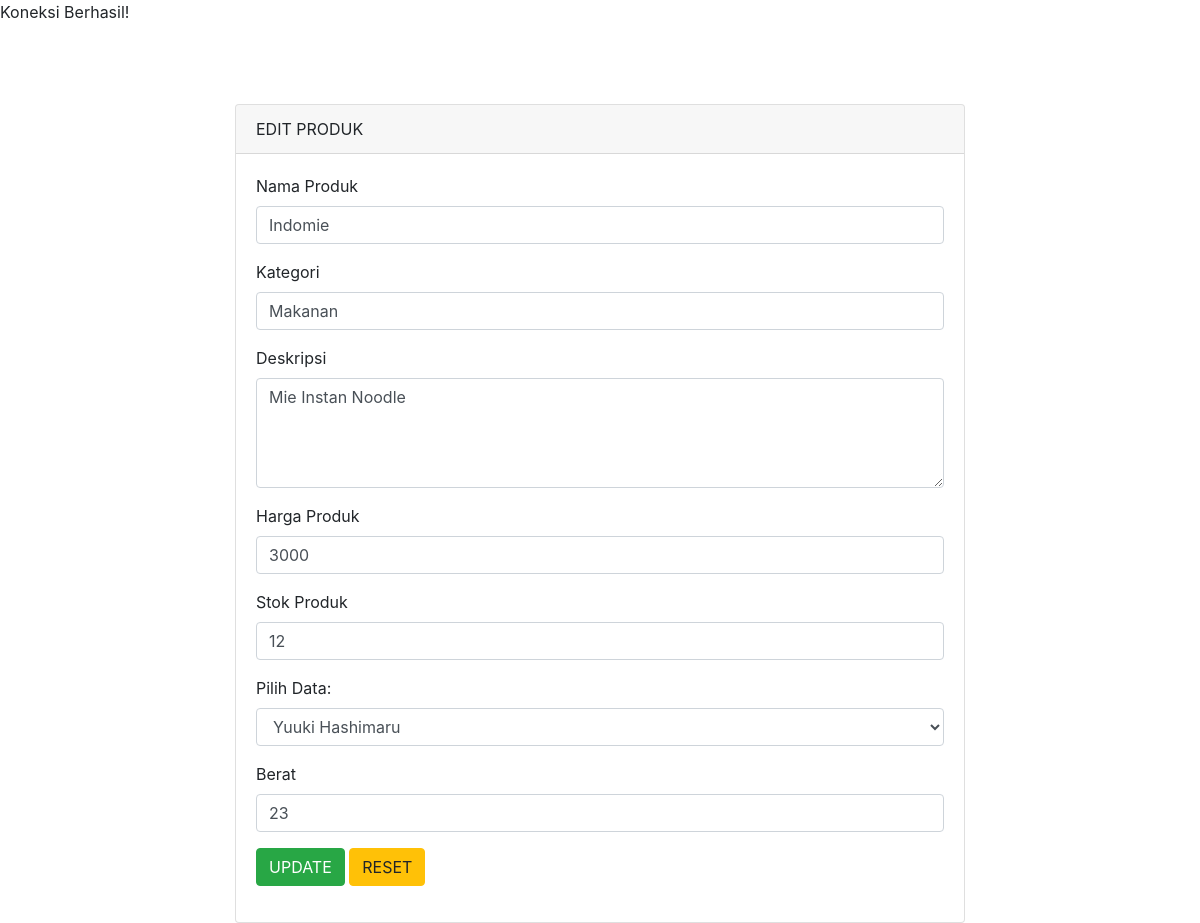
The page /edit-product.php?id=10 on the database its author committed.
### tables this page shows
CREATE TABLE `product` (
  `id` int NOT NULL AUTO_INCREMENT,
  `product_name` varchar(100) DEFAULT NULL,
  `category` varchar(100) DEFAULT NULL,
  `long_description` varchar(100) DEFAULT NULL,
  `stock` int DEFAULT NULL,
  `product_price` varchar(100) DEFAULT NULL,
  `supplier` varchar(255) DEFAULT NULL,
  `height` int DEFAULT NULL,
  PRIMARY KEY (`id`)
);

### edit-product.php (the view, shortened to what this page needs)
<?php
  include('koneksi.php');
  $id = $_GET['id'];
  $query = "SELECT * FROM product WHERE id = $id LIMIT 1";
  $result = mysqli_query($connection, $query);
  $row = mysqli_fetch_array($result);
  ?>
<!doctype html>
<html lang="en">
  <head>
    <link rel="stylesheet" href="https://stackpath.bootstrapcdn.com/bootstrap/4.4.1/css/bootstrap.min.css">
  </head>
  <body>
    <div class="container" style="margin-top: 80px">
      <div class="row">
        <div class="col-md-8 offset-md-2">
          <div class="card">
            <div class="card-header">
              EDIT PRODUK
            </div>
            <div class="card-body">
              <form action="update.php" method="POST">
                <div class="form-group">
                  <label>Nama Produk</label>
                  <input type="text" name="product_name" value="<?php echo $row['product_name'] ?>" placeholder="Masukkan Nama Produk" class="form-control">
                </div>
                <div class="form-group">
                  <label>Kategori</label>
                  <input type="text" name="category" value="<?php echo $row['category'] ?>" placeholder="Masukkan Kategori Produk" class="form-control">
                </div>
                <div class="form-group">
                  <label>Deskripsi</label>
                  <textarea type="text" class="form-control" name="long_description" placeholder="Masukkan Deskripsi Produk" rows="4"><?php echo $row['long_description'] ?></textarea>
                </div>
                <div class="form-group">
                  <label>Harga Produk</label>
                  <input class="form-control" name="product_price" placeholder="Masukkan Harga Produk" value="<?php echo $row['product_price'] ?>">
                </div>
                <div class="form-group">
                  <label>Stok Produk</label>
                  <input type="number" class="form-control" name="stock" placeholder="Masukkan stok Produk" value="<?php echo $row['stock'] ?>">
                </div>
                <div class="form-group">
                    <label for="data_supplier">Pilih Data:</label>
                    <select class="form-control" name="data_supplier">
                        <option value="<?php echo $row['supplier'] ?> "><?php echo $row['supplier'] ?> </option>
                    </select>
                </div>
                <div class="form-group">
                  <label>Berat</label>
                  <input  type="number" class="form-control" name="height" placeholder="Masukkan Berat Produk" value="<?php echo $row['height'] ?>">
                </div>
                <button type="submit" class="btn btn-success">UPDATE</button>
                <button type="reset" class="btn btn-warning">RESET</button>
              </form>
            </div>
          </div>
        </div>
      </div>
    </div>
  </body>
</html>

### rows shown on the page
product: product_name "Indomie", category "Makanan", long_description "Mie Instan Noodle", product_price "3000", stock "12", data_supplier "Yuuki Hashimaru", height "23"
